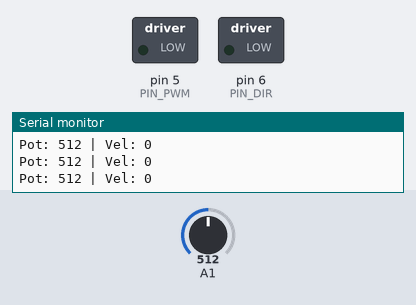
A sketch run on a simulated Arduino Uno, built with avr-gcc and run on an emulated ATmega328P. Parts: switched loads named in the sketch (green lamp = pin HIGH), the last lines printed to the serial monitor. The inputs (shaded band) are chosen by the test bench; at power-on: A1 = 512.

Above: at 1.2 s.
1.3 s: A1 set to 540
At 2.0 s:
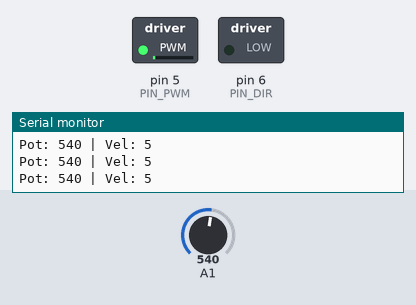
2.8 s: A1 set to 480
At 4.0 s:
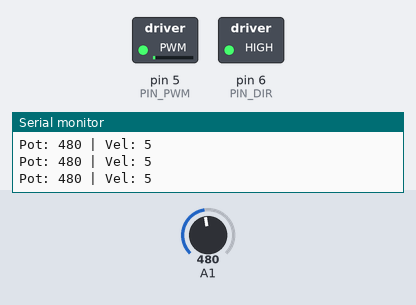
4.3 s: A1 set to 312
At 5.3 s:
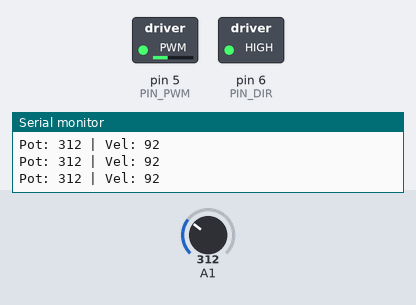
5.8 s: A1 set to 283
At 6.5 s:
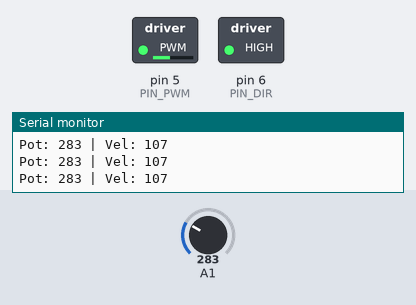
8.8 s: A1 set to 1023
At 9.1 s:
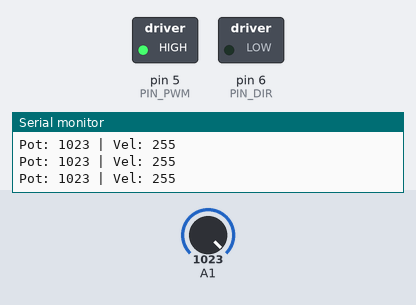
10.3 s: A1 set to 900
At 10.9 s:
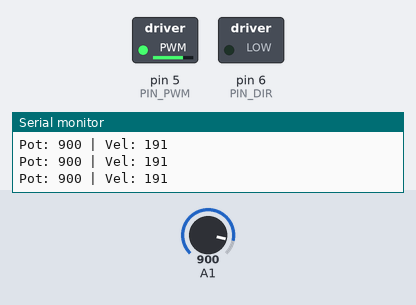
Timing chart, 0 to 12.8 s (numbered marks = the images above; inputs shaded):
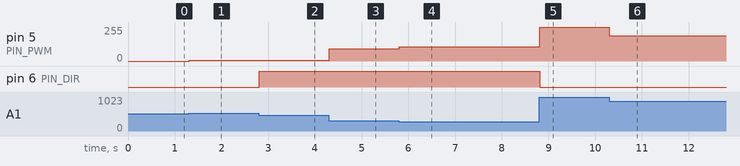

The sketch:

motor_dc.ino
```cpp
/*
 * Controle de Motor DC com Potenciômetro
 * PWM no pino 5 | Direção no pino 6
 * Potenciômetro no A1
 * Zona morta central para parar o motor
 */

#define PIN_DIR  6
#define PIN_PWM  5

int pot;
int velocidade;

void setup() {
  pinMode(PIN_DIR, OUTPUT);
  pinMode(PIN_PWM, OUTPUT);
  Serial.begin(9600);
  Serial.println("Controle de Motor DC iniciado");
}

void loop() {
  pot = analogRead(A1);
  Serial.print("Pot: ");
  Serial.print(pot);

  if (pot >= 490 && pot <= 530) {
    velocidade = 0;
    digitalWrite(PIN_DIR, LOW);
  }
  else if (pot > 530) {
    velocidade = map(pot, 530, 1023, 0, 255);
    digitalWrite(PIN_DIR, LOW);
  }
  else {
    velocidade = map(pot, 490, 0, 0, 255);
    digitalWrite(PIN_DIR, HIGH);
  }

  analogWrite(PIN_PWM, velocidade);

  Serial.print(" | Vel: ");
  Serial.println(velocidade);
  delay(20);
}
```

Measured:
- after the input at 1.3 s, pin 5 (PIN_PWM): 0/255 → 5/255 at once
- after the input at 2.8 s, pin 6 (PIN_DIR): LOW → HIGH at once
- after the input at 4.3 s, pin 5 (PIN_PWM): 5/255 → 92/255 at once
- after the input at 5.8 s, pin 5 (PIN_PWM): 92/255 → 107/255 at once
- after the input at 8.8 s, pin 5 (PIN_PWM): 107/255 → 255/255 at once; pin 6 (PIN_DIR): HIGH → LOW at once
- after the input at 10.3 s, pin 5 (PIN_PWM): 255/255 → 191/255 at once
